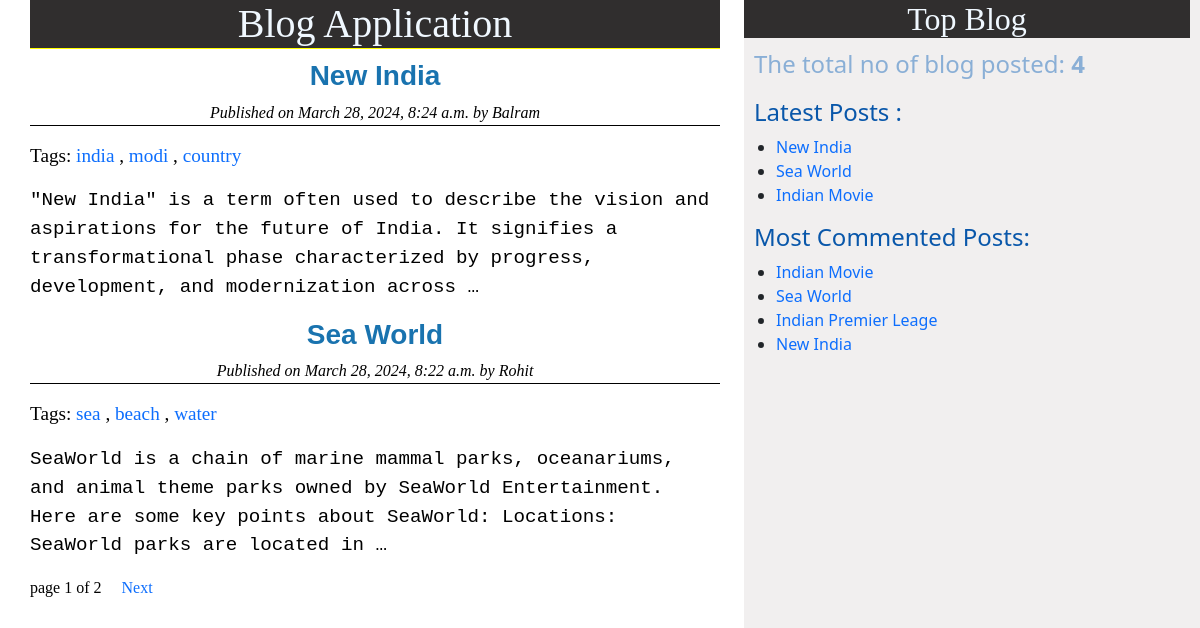
The page / on the database its author committed.
### blog/models.py (models this page shows, shortened)
class Post(models.Model):
    STATUS_CHOICES = (('draft', 'Draft'),('published', 'Published'))
    title = models.CharField(max_length = 256)
    slug = models.SlugField(max_length = 264, unique_for_date = 'publish')
    author = models.ForeignKey(User, related_name = 'blog_posts', on_delete=models.CASCADE)
    body = models.TextField()
    publish = models.DateTimeField(default = timezone.now)
    created = models.DateTimeField(auto_now_add = True)
    updated = models.DateTimeField(auto_now = True)
    status = models.CharField(max_length = 10, choices = STATUS_CHOICES, default = 'draft')
    objects=CustomManager()
    tag = TaggableManager()
    class Meta:
        ordering = ('-publish',)
    def get_absolute_url(self):
        return reverse('post_detail',
                        args=[self.publish.year,
                        self.publish.strftime('%m'),
                        self.publish.strftime('%d'),
                        self.slug])

### blog/views.py (the view)
# urls.py: path('', views.post_list_view),
def post_list_view(request, tag_slug=None):
    post_list = Post.objects.all()
    tag=None
    if tag_slug:
        tag=get_object_or_404(Tag, slug=tag_slug)
        post_list = post_list.filter(tag__in=[tag])
    paginator=Paginator(post_list, 2)
    page_number = request.GET.get('page')
    try:
        post_list = paginator.page(page_number)
    except PageNotAnInteger:
        post_list = paginator.page(1)
    except EmptyPage:
        post_list=paginator.page(paginator.num_pages)
    return render(request, './blog/post_list.html', {'post_list':post_list, 'tag':tag})

### blog/models.py (called while the page is built)
    def get_queryset(self):
        return super().get_queryset().filter(status='published')

### blog/templatetags/blog_tags.py (called while the page is built)
@register.simple_tag
def total_posts():
    return Post.objects.count()

@register.inclusion_tag('blog/latest_post.html')
def show_latest_posts():
    latest_posts=Post.objects.order_by('-publish')[:3]
    return {'latest_posts':latest_posts}

@register.simple_tag
def get_most_commented_posts(count=5):
    return Post.objects.annotate(total_comments=Count('comments')).order_by('-total_comments')[:count]

### templates/blog/post_list.html (shortened to what this page needs)
{% extends 'blog/base.html' %}
{% block content %}
    <h1>Blog Application</h1>
    {% for post in post_list %}
    <a href="{{post.get_absolute_url}}"><h3>{{post.title}}</h3></a>
    <p class="detail">Published on {{post.publish}} by {{post.author | title}}</p>
    <p class=" tagg">Tags:
        {% for tag in post.tag.all %}
       <a href="{% url 'post_list_by_tag_name' tag.slug %}">{{tag.name}}</a>
          {% if not forloop.last %},{%endif%}
        {% endfor %}
    </p>
    <div class="main">{{post.body|truncatewords:30|linebreaks}}</div>
    {% endfor %}
    {% include 'blog/paginator.html' with page=post_list %}
{% endblock %}

### templates/blog/base.html (shortened to what this page needs)
<!DOCTYPE html>
{% load blog_tags %}
{% load static %}
<html lang="en">
<head>
    <link rel="stylesheet" href="https://cdn.jsdelivr.net/npm/bootstrap@5.3.2/dist/css/bootstrap.min.css">
    <link rel="stylesheet" href="{% static './blog/post.css' %}">
</head>
<body>
    <div class="content">
        {% block content %}
        {% endblock %}
    </div>
    <div class="sidebar">
        <h2>Top Blog</h2>
        <p class="count">The total no of blog posted: <b>{% total_posts %}</b></p>
        <h4>Latest Posts :</h4> {% show_latest_posts %}
        <h4>Most Commented Posts:</h4>
        {% get_most_commented_posts as most_commented_posts %}
        <ul>
            {% for post in most_commented_posts %}
            <li><a href="{{post.get_absolute_url}}">{{post.title}}</a></li>
            {% endfor %}
        </ul>
    </div>
</body>
</html>

### templates/blog/paginator.html (shortened to what this page needs)
<div class="paginator">
   <span> page {{page.number}} of {{page.paginator.num_pages}}</span> &nbsp &nbsp
   {% if page.has_next %}
   <a href="?page={{page.next_page_number}}">Next</a>
   {% endif %}
</div>

### templates/blog/latest_post.html
<ul>
    {% for post in latest_posts %}
    <li><a href="{{post.get_absolute_url}}">{{post.title}}</a></li>
    {% endfor %}
</ul>

### statics/blog/post.css (style rules this page uses)
.content { color:black; width: 60%; float: left; padding: 0 0 0 30px; background-color: white; max-height: 100%; font-family: 'Times New Roman', Times, serif; }
.sidebar { background-color: rgb(241, 239, 239); width: 38%; float: right; height: 100vh; padding-right: 10px; }
h1 { background-color: rgb(48, 46, 46); color: aliceblue; font-family: cursive; text-align: center; border-bottom: 1px solid yellow; margin-bottom: 10px; }
h2 { text-align: center; background-color: rgb(48, 46, 46); font-family: cursive; color: aliceblue; }
h3 { font-family: Arial, Helvetica, sans-serif; color: rgb(25, 115, 175); font-weight:600; text-align: center; }
a { text-decoration: none; position: relative; }
a::after { content: ''; position: absolute; left: 0; bottom: -2px; width: 100%; height: 2px; background-color: #007bff; visibility: hidden; transform: scaleX(0); transition: all 0.3s ease-in-out; }
.detail { font-style: italic; text-align: center; font-weight: 300; border-bottom: 1px solid black; }
.tagg { font-size: larger; }
.main { font-family: 'Courier New', Courier, monospace; font-size: larger; font-weight:500 }
.count { font-size: x-large; color: #8aafd6; padding-left: 10px; }
h4 { color: #0957aa; padding-left: 10px; }

### rows shown on the page
Post: title "New India", publish "March 28, 2024, 8:24 a.m.", author "Balram", body "\"New India\" is a term often used to describe the vision and aspirations for the future of India. It signifies a transformational phase characterized by progress, development, and modernization across …"
Tag: name "india"
Tag: name "modi"
Tag: name "country"
Post: title "Sea World", publish "March 28, 2024, 8:22 a.m.", author "Rohit", body "SeaWorld is a chain of marine mammal parks, oceanariums, and animal theme parks owned by SeaWorld Entertainment. Here are some key points about SeaWorld: Locations: SeaWorld parks are located in …"
Tag: name "sea"
Tag: name "beach"
Tag: name "water"
Post: title "Indian Movie"
Post: title "Indian Premier Leage"

### other values the page prints
{{ page.number }} "1"
{{ page.paginator.num_pages }} "2"
